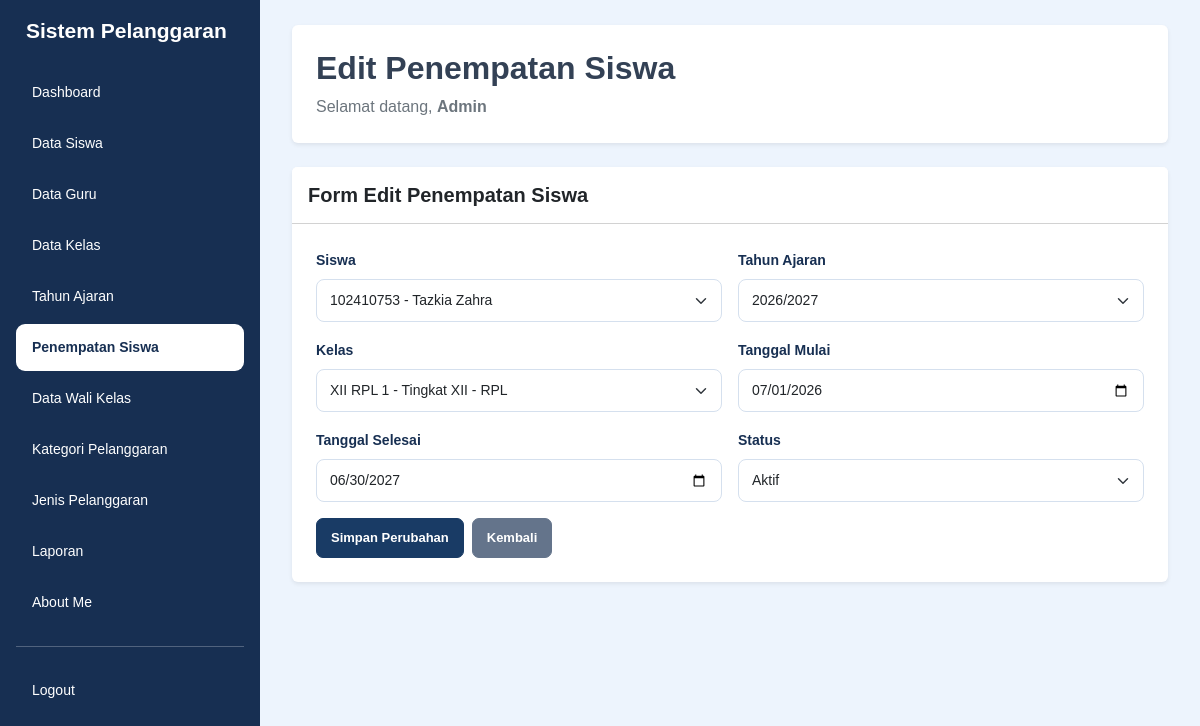
Before: /edit_penempatan_siswa.php?id=170 (signed in) with the older database file.
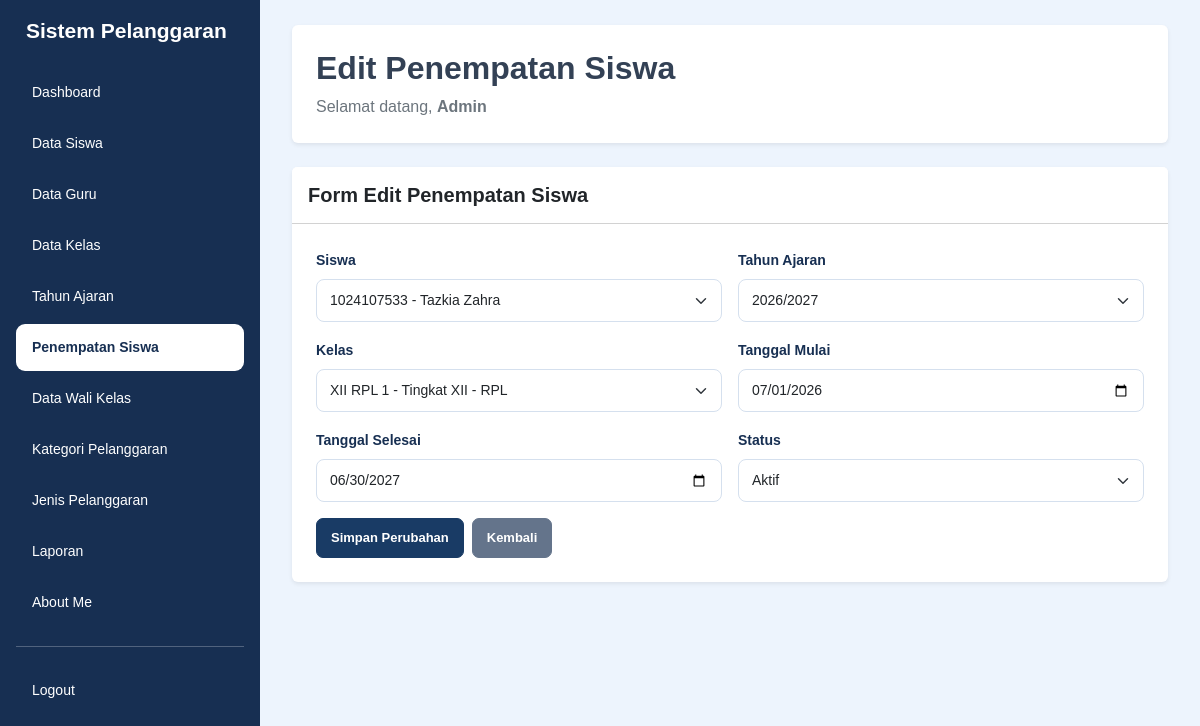
After: the same page with the newer database file.
### tables this page shows
CREATE TABLE `t_kelas_siswa` (
  `id` int(11) NOT NULL,
  `siswa_id` int(11) NOT NULL,
  `tahun_ajaran_id` int(11) NOT NULL,
  `kelas_id` int(11) NOT NULL,
  `tanggal_mulai` date NOT NULL,
  `tanggal_selesai` date NOT NULL,
  `status_aktif` tinyint(1) NOT NULL,
  `created_at` timestamp NOT NULL DEFAULT current_timestamp(),
  `updated_at` timestamp NOT NULL DEFAULT current_timestamp()
);

CREATE TABLE `t_siswa` (
  `id` int(11) NOT NULL,
  `nis` varchar(30) NOT NULL,
  `nisn` varchar(20) NOT NULL,
  `nama` varchar(150) NOT NULL,
  `jenis_kelamin` char(1) NOT NULL,
  `tanggal_lahir` date NOT NULL,
  `alamat` text NOT NULL,
  `status_aktif` tinyint(1) NOT NULL,
  `created_at` timestamp NOT NULL DEFAULT current_timestamp(),
  `updated_at` timestamp NOT NULL DEFAULT current_timestamp()
);

CREATE TABLE `t_tahun_ajaran` (
  `id` int(11) NOT NULL,
  `nama` varchar(20) NOT NULL,
  `tanggal_mulai` date NOT NULL,
  `tanggal_selesai` date NOT NULL,
  `status_aktif` tinyint(1) NOT NULL,
  `created_at` timestamp NOT NULL DEFAULT current_timestamp(),
  `updated_at` timestamp NOT NULL DEFAULT current_timestamp()
);

CREATE TABLE `t_kelas` (
  `id` int(11) NOT NULL,
  `nama` varchar(100) NOT NULL,
  `tingkat` varchar(20) NOT NULL,
  `jurusan` varchar(100) NOT NULL,
  `status_aktif` tinyint(1) NOT NULL,
  `created_at` timestamp NOT NULL DEFAULT current_timestamp(),
  `updated_at` timestamp NOT NULL DEFAULT current_timestamp()
);

### edit_penempatan_siswa.php (the view, shortened to what the changed rows need)
<?php
include 'config/koneksi.php';
$id = (int) $_GET['id'];
$stmt = mysqli_prepare($koneksi, "
    SELECT *
    FROM t_kelas_siswa
    WHERE id = ?
");
mysqli_stmt_bind_param($stmt, "i", $id);
mysqli_stmt_execute($stmt);
$data = mysqli_fetch_assoc(mysqli_stmt_get_result($stmt));
$siswa = mysqli_query($koneksi, "
    SELECT id, nis, nama
    FROM t_siswa
    WHERE status_aktif = 1
    ORDER BY nama ASC
");
$tahun = mysqli_query($koneksi, "
    SELECT id, nama
    FROM t_tahun_ajaran
    WHERE status_aktif = 1
    ORDER BY id DESC
");
$kelas = mysqli_query($koneksi, "
    SELECT id, nama, tingkat, jurusan
    FROM t_kelas
    WHERE status_aktif = 1
    ORDER BY nama ASC
");
?>
<!DOCTYPE html>
<html lang="id">
<head>
    <link href="https://cdn.jsdelivr.net/npm/bootstrap@5.3.8/dist/css/bootstrap.min.css"
          rel="stylesheet">
    <link rel="stylesheet" href="style/style.css">
</head>
<body class="bg-light">
<div class="container-fluid">
    <div class="row">
        <main class="content-main">
            <div class="page-content">
                <div class="bg-white rounded shadow-sm p-4 mb-4">
                    <h2 class="fw-bold">Edit Penempatan Siswa</h2>
                </div>
                <div class="card shadow-sm border-0">
                    <div class="card-body p-4">
                        <form action="proses_edit_penempatan.php" method="POST">
                            <div class="row g-3">
                                <div class="col-md-6">
                                    <label class="form-label">Siswa</label>
                                    <select name="siswa_id" class="form-select" required>
                                        <?php while ($s = mysqli_fetch_assoc($siswa)) { ?>
                                            <option value="<?= (int) $s['id']; ?>"
                                                <?= $data['siswa_id'] == $s['id'] ? 'selected' : ''; ?>>
                                                <?= htmlspecialchars($s['nis'] . ' - ' . $s['nama']); ?>
                                            </option>
                                        <?php } ?>
                                    </select>
                                </div>
                                <div class="col-md-6">
                                    <label class="form-label">Tahun Ajaran</label>
                                    <select name="tahun_ajaran_id" class="form-select" required>
                                        <?php while ($ta = mysqli_fetch_assoc($tahun)) { ?>
                                            <option value="<?= (int) $ta['id']; ?>"
                                                <?= $data['tahun_ajaran_id'] == $ta['id'] ? 'selected' : ''; ?>>
                                                <?= htmlspecialchars($ta['nama']); ?>
                                            </option>
                                        <?php } ?>
                                    </select>
                                </div>
                                <div class="col-md-6">
                                    <label class="form-label">Kelas</label>
                                    <select name="kelas_id" class="form-select" required>
                                        <?php while ($k = mysqli_fetch_assoc($kelas)) { ?>
                                            <option value="<?= (int) $k['id']; ?>"
                                                <?= $data['kelas_id'] == $k['id'] ? 'selected' : ''; ?>>
                                                <?= htmlspecialchars(
                                                    $k['nama'] . ' - Tingkat ' .
                                                    $k['tingkat'] . ' - ' .
                                                    $k['jurusan']
                                                ); ?>
                                            </option>
                                        <?php } ?>
                                    </select>
                                </div>
                                <div class="col-md-6">
                                    <label class="form-label">Tanggal Mulai</label>
                                    <input type="date"
                                           name="tanggal_mulai"
                                           class="form-control"
                                           value="<?= htmlspecialchars($data['tanggal_mulai']); ?>"
                                           required>
                                </div>
                                <div class="col-md-6">
                                    <label class="form-label">Tanggal Selesai</label>
                                    <input type="date"
                                           name="tanggal_selesai"
                                           class="form-control"
                                           value="<?= htmlspecialchars($data['tanggal_selesai']); ?>"
                                           required>
                                </div>
                                <div class="col-md-6">
                                    <label class="form-label">Status</label>
                                    <select name="status_aktif" class="form-select" required>
                                        <option value="1"
                                            <?= $data['status_aktif'] == 1 ? 'selected' : ''; ?>>
                                            Aktif
                                        </option>
                                    </select>
                                </div>
                        </form>
                    </div>
                </div>
            </div>
        </main>
    </div>
</div>
</body>
</html>

Changed rows visible on the page:
changed through a linked row, t_kelas_siswa "Aktif": siswa_id "102410753 - Tazkia Zahra" → "1024107533 - Tazkia Zahra"
